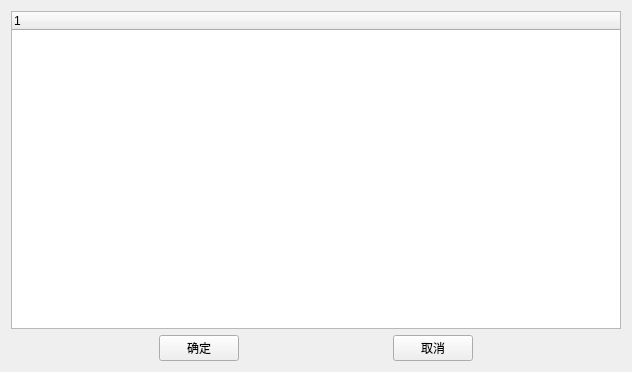
<?xml version="1.0" encoding="UTF-8"?>
<ui version="4.0">
 <class>AgriAssociateSensorDialog</class>
 <widget class="QWidget" name="AgriAssociateSensorDialog">
  <property name="geometry">
   <rect>
    <x>0</x>
    <y>0</y>
    <width>632</width>
    <height>372</height>
   </rect>
  </property>
  <property name="minimumSize">
   <size>
    <width>500</width>
    <height>350</height>
   </size>
  </property>
  <property name="windowTitle">
   <string>Form</string>
  </property>
  <layout class="QGridLayout" name="gridLayout_2" rowstretch="5,0,0,0,0">
   <item row="0" column="0">
    <layout class="QGridLayout" name="gridLayout">
     <item row="0" column="0">
      <layout class="QHBoxLayout" name="horizontalLayout_3">
       <item>
        <widget class="QTreeWidget" name="treeWidget">
         <column>
          <property name="text">
           <string notr="true">1</string>
          </property>
         </column>
        </widget>
       </item>
      </layout>
     </item>
    </layout>
   </item>
   <item row="4" column="0">
    <layout class="QHBoxLayout" name="horizontalLayout">
     <item>
      <spacer name="horizontalSpacer">
       <property name="orientation">
        <enum>Qt::Horizontal</enum>
       </property>
       <property name="sizeHint" stdset="0">
        <size>
         <width>40</width>
         <height>20</height>
        </size>
       </property>
      </spacer>
     </item>
     <item>
      <widget class="QPushButton" name="btnOK">
       <property name="text">
        <string>确定</string>
       </property>
      </widget>
     </item>
     <item>
      <spacer name="horizontalSpacer_2">
       <property name="orientation">
        <enum>Qt::Horizontal</enum>
       </property>
       <property name="sizeHint" stdset="0">
        <size>
         <width>40</width>
         <height>20</height>
        </size>
       </property>
      </spacer>
     </item>
     <item>
      <widget class="QPushButton" name="btnCancel">
       <property name="text">
        <string>取消</string>
       </property>
      </widget>
     </item>
     <item>
      <spacer name="horizontalSpacer_3">
       <property name="orientation">
        <enum>Qt::Horizontal</enum>
       </property>
       <property name="sizeHint" stdset="0">
        <size>
         <width>40</width>
         <height>20</height>
        </size>
       </property>
      </spacer>
     </item>
    </layout>
   </item>
  </layout>
 </widget>
 <resources/>
 <connections/>
</ui>
